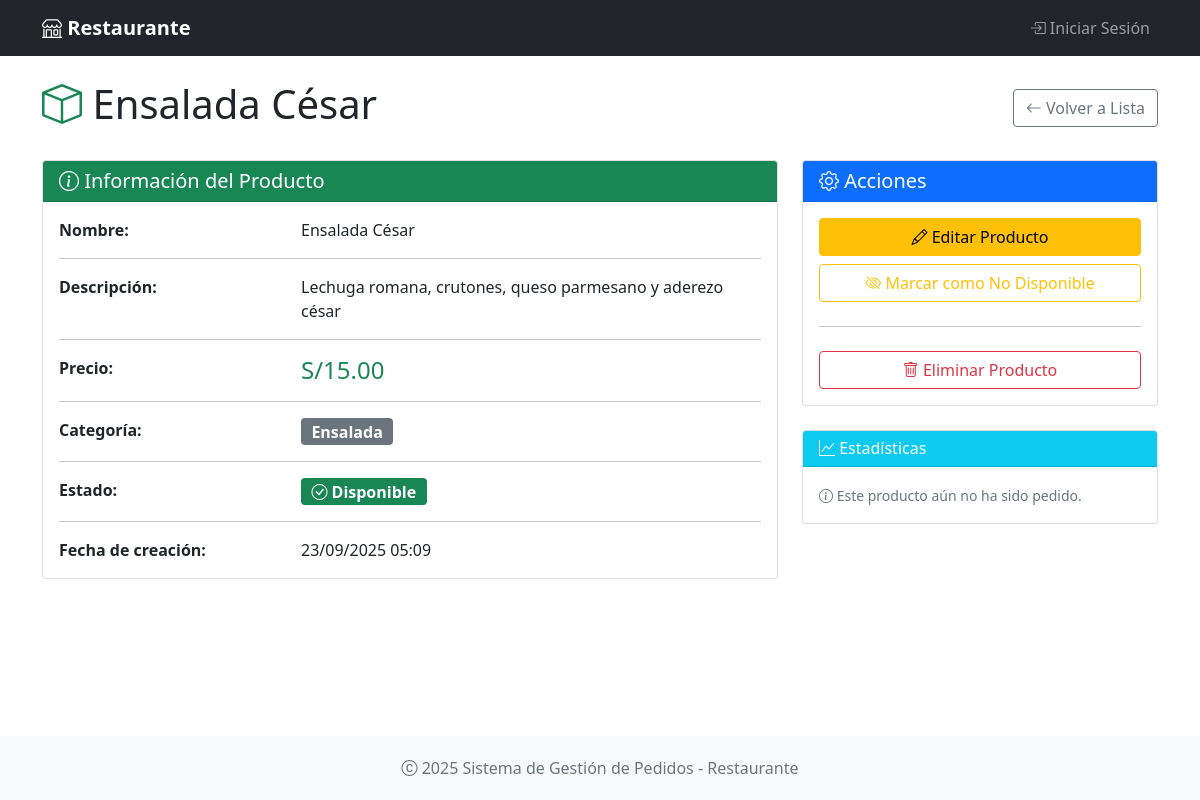
The app's page /productos/3, older data.
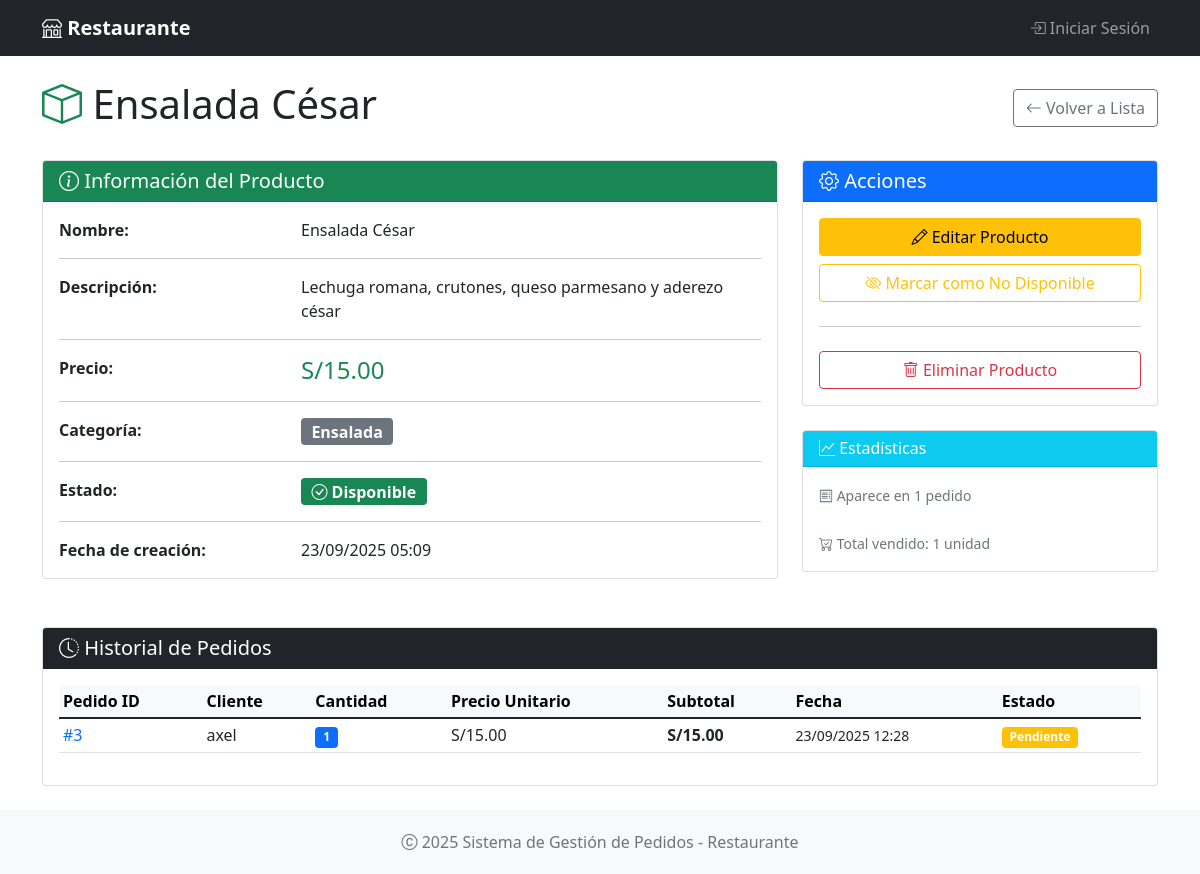
The same page, newer data.
### app.py (models this page shows, shortened)
class DetallePedido(db.Model):
    __tablename__ = 'detalles_pedido'
    id = db.Column(db.Integer, primary_key=True)
    pedido_id = db.Column(db.Integer, db.ForeignKey('pedidos.id'), nullable=False)
    producto_id = db.Column(db.Integer, db.ForeignKey('productos.id'), nullable=False)
    cantidad = db.Column(db.Integer, nullable=False)
    precio_unitario = db.Column(db.Float, nullable=False)
    subtotal = db.Column(db.Float, nullable=False)
    observaciones = db.Column(db.String(200))

class Pedido(db.Model):
    __tablename__ = 'pedidos'
    id = db.Column(db.Integer, primary_key=True)
    cliente_nombre = db.Column(db.String(100), nullable=False)
    cliente_telefono = db.Column(db.String(20))
    mesa_id = db.Column(db.Integer, db.ForeignKey('mesas.id'))  # Relación con Mesa
    mesa_numero = db.Column(db.String(10))  # Mantener compatibilidad
    estado = db.Column(db.String(20), default='pendiente')
    total = db.Column(db.Float, default=0.0)
    fecha = db.Column(db.DateTime, default=lambda: datetime.now(timezone.utc))
    observaciones = db.Column(db.Text)
    usuario_id = db.Column(db.Integer, db.ForeignKey('usuarios.id'))  # Quien tomó el pedido
    cocinero_id = db.Column(db.Integer, db.ForeignKey('usuarios.id'))  # Quien lo preparó
    detalles = db.relationship('DetallePedido', backref='pedido', lazy=True, cascade='all, delete-orphan')
    usuario = db.relationship('Usuario', foreign_keys=[usuario_id], backref='pedidos_tomados')
    cocinero = db.relationship('Usuario', foreign_keys=[cocinero_id], backref='pedidos_preparados')
    @property
    def mesa(self):
        return self.mesa_numero or (self.mesa_info.numero if self.mesa_info else None)

### app.py (the view)
@app.route('/productos/<int:id>')
def ver_producto(id):
    producto = Producto.query.get_or_404(id)
    return render_template('productos/detalle.html', producto=producto)

### app/templates/productos/detalle.html (shortened to what the changed rows need)
{% extends "base.html" %}
{% block content %}
<div class="row">
    <div class="col-12">
        <div class="d-flex justify-content-between align-items-center mb-4">
            <h1 class="display-6">
                <i class="bi bi-box text-success"></i> {{ producto.nombre }}
            </h1>
        </div>
    </div>
</div>
<div class="row">
    <div class="col-md-4 mb-4">
        <div class="card mt-4">
            <div class="card-body">
                <small class="text-muted">
                    {% set pedidos_con_producto = producto.detalles_pedido|length %}
                    {% if pedidos_con_producto > 0 %}
                        <i class="bi bi-receipt"></i> Aparece en {{ pedidos_con_producto }} pedido{{ 's' if pedidos_con_producto != 1 else '' }}
                        <br><br>
                        {% set total_vendido = producto.detalles_pedido|sum(attribute='cantidad') or 0 %}
                        <i class="bi bi-cart-check"></i> Total vendido: {{ total_vendido }} unidad{{ 'es' if total_vendido != 1 else '' }}
                    {% else %}
                        <i class="bi bi-info-circle"></i> Este producto aún no ha sido pedido.
                    {% endif %}
                </small>
            </div>
        </div>
    </div>
</div>
{% if producto.detalles_pedido %}
<div class="row mt-4">
    <div class="col-12">
        <div class="card">
            <div class="card-header bg-dark text-white">
                <h5 class="mb-0">
                    <i class="bi bi-clock-history"></i> Historial de Pedidos
                </h5>
            </div>
            <div class="card-body">
                <div class="table-responsive">
                    <table class="table table-sm">
                        <thead class="table-light">
                            <tr>
                                <th>Pedido ID</th>
                                <th>Cliente</th>
                                <th>Cantidad</th>
                                <th>Precio Unitario</th>
                                <th>Subtotal</th>
                                <th>Fecha</th>
                                <th>Estado</th>
                            </tr>
                        </thead>
                        <tbody>
                            {% for detalle in producto.detalles_pedido|reverse %}
                            <tr>
                                <td>
                                    <a href="{{ url_for('pedidos.ver_pedido', id=detalle.pedido.id) }}"
                                       class="text-decoration-none">
                                        #{{ detalle.pedido.id }}
                                    </a>
                                </td>
                                <td>{{ detalle.pedido.cliente_nombre }}</td>
                                <td>
                                    <span class="badge bg-primary">{{ detalle.cantidad }}</span>
                                </td>
                                <td>S/{{ "{:,.2f}".format(detalle.precio_unitario) }}</td>
                                <td><strong>S/{{ "{:,.2f}".format(detalle.subtotal) }}</strong></td>
                                <td>
                                    <small>{{ detalle.pedido.fecha.strftime('%d/%m/%Y %H:%M') }}</small>
                                </td>
                                <td>
                                    {% if detalle.pedido.estado == 'pendiente' %}
                                        <span class="badge bg-warning">Pendiente</span>
                                    {% elif detalle.pedido.estado == 'preparando' %}
                                        <span class="badge bg-info">Preparando</span>
                                    {% elif detalle.pedido.estado == 'listo' %}
                                        <span class="badge bg-success">Listo</span>
                                    {% elif detalle.pedido.estado == 'entregado' %}
                                        <span class="badge bg-secondary">Entregado</span>
                                    {% else %}
                                        <span class="badge bg-danger">Cancelado</span>
                                    {% endif %}
                                </td>
                            </tr>
                            {% endfor %}
                        </tbody>
                    </table>
                </div>
            </div>
        </div>
    </div>
</div>
{% endif %}
{% endblock %}

Row changes from the older to the newer data that the page shows:
added DetallePedido: pedido.id "3", pedido.cliente_nombre "axel", cantidad "1", precio_unitario "15.00", subtotal "15.00", pedido.fecha "23/09/2025 12:28"
Text that changed along with them:
{{ pedidos_con_producto }}: (not shown) → "1"
{{ total_vendido }}: (not shown) → "1"
text no longer shown: "Este producto aún no ha sido pedido."
text now shown: "Aparece en pedido Total vendido: unidad Historial de Pedidos Pedido ID Cliente Cantidad Precio Unitario Subtotal Fecha Estado"
